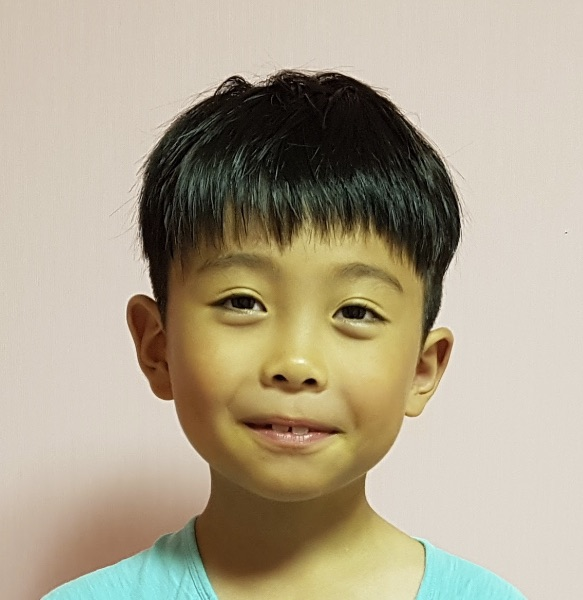
#> input picture img/boy_face.jpg, 583 x 600 px, given in place of the camera
$ python mosaic_cam.py
#> lines starting #> are read from the running program, lines starting #| are printed output that depends on the picture
import cv2

# 모자이크 강도 설정 (숫자가 클수록 더 강한 모자이크 효과)
rate = 15

win_title = 'mosaic_cam'

face_cascade = cv2.CascadeClassifier(cv2.data.haarcascades + 'haarcascade_frontalface_default.xml')

# 웹캠(기본 카메라) 열기
cap = cv2.VideoCapture(0)

# 수동 모자이크 기능을 위한 변수 초기화
manual_mode = False         # 수동 모드 활성화 여부
manual_coords = None        # 수동으로 선택한 ROI 좌표 저장 변수

# 사용법 안내 출력
print("[ESC] 종료 | [m] 수동 모자이크 모드 | [r] 수동 모드 영역 초기화")

# 메인 루프: 카메라가 열려있는 동안 반복
while True:
    ret, frame = cap.read()  # 프레임 읽기
#> frame is the input picture: shape (600, 583, 3); mean B, G, R 142.6, 164.6, 175.3
    if not ret:
        break  # 프레임을 못 읽으면 루프 종료

    # 원본 프레임을 복사해서 모자이크 효과 적용할 버전 생성
    display_frame = frame.copy()

    # 1. 자동 얼굴 인식 및 모자이크 처리
    gray = cv2.cvtColor(frame, cv2.COLOR_BGR2GRAY)  # 얼굴 검출을 위한 흑백 변환
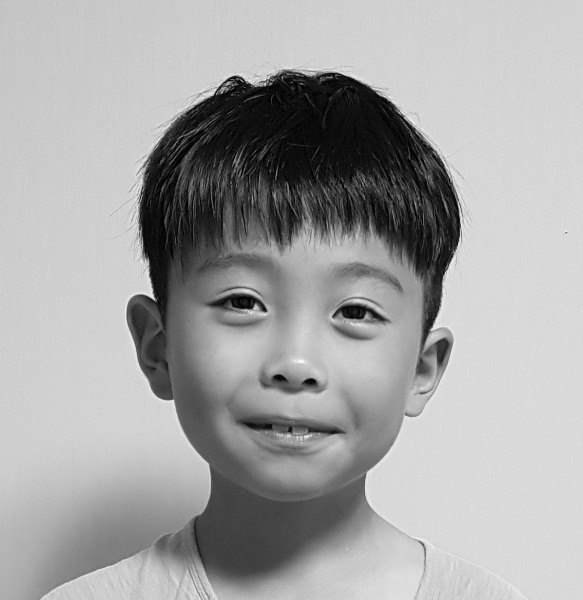
#> gray: shape (600, 583); min 0, max 251, mean 165.3
    faces = face_cascade.detectMultiScale(gray, 1.3, 5)  # 얼굴 검출 수행
#> faces = [[135, 184, 332, 332]]

    # 검출된 얼굴들 각각에 대해 모자이크 처리
    for (x, y, w, h) in faces:
        roi = frame[y:y+h, x:x+w]  # 얼굴 영역 잘라내기
        small = cv2.resize(roi, (w // rate, h // rate))  # 축소
        mosaic = cv2.resize(small, (w, h), interpolation=cv2.INTER_NEAREST)  # 확대 (모자이크)
        display_frame[y:y+h, x:x+w] = mosaic  # 모자이크 영역 원본 프레임에 덮어쓰기
#> this loop made 1 pass
#> pass 1, `roi = frame[y:y+h, x:x+w]`:
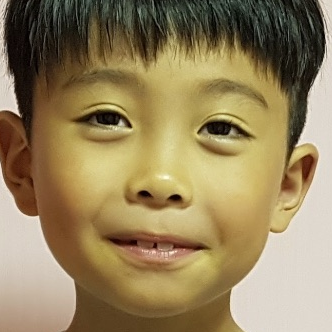
#> roi: shape (332, 332, 3); mean B, G, R 92.5, 130.7, 149.4
#> pass 1, `small = cv2.resize(roi, (w // rate, h // rate))`:
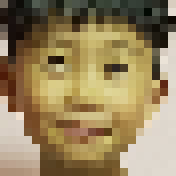
#> small: shape (22, 22, 3) (shown 8 times larger); mean B, G, R 93, 131.3, 150.3
#> pass 1, `mosaic = cv2.resize(small, (w, h), interpolation=cv2.INTER_NEAREST)`:
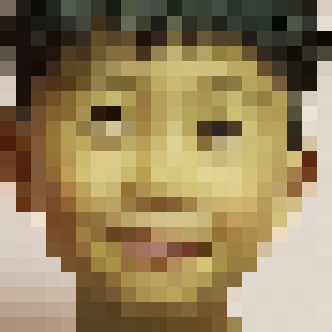
#> mosaic: shape (332, 332, 3); mean B, G, R 93, 131.2, 150.1
#> after the loop:
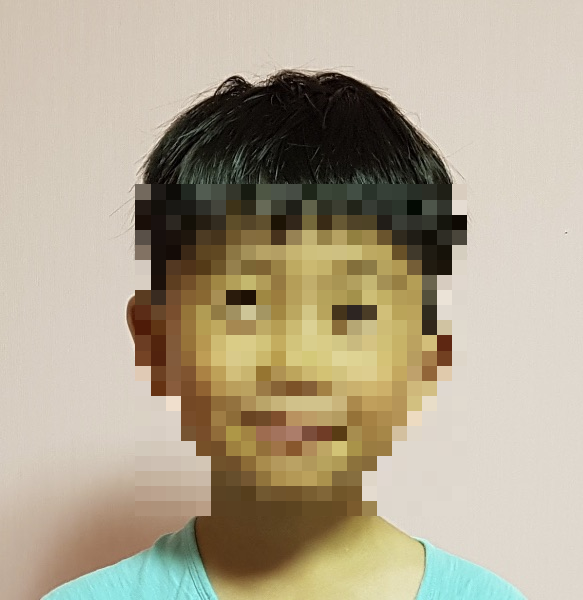
#> display_frame: shape (600, 583, 3); mean B, G, R 142.7, 164.7, 175.5

    # 2. 수동 선택한 ROI 모자이크 처리 (m 키로 지정한 영역)
    if manual_mode and manual_coords is not None:
        x, y, w, h = manual_coords  # ROI 좌표 가져오기
        roi = frame[y:y+h, x:x+w]  # 선택한 영역 잘라내기
        small = cv2.resize(roi, (w // rate, h // rate))  # 축소
        mosaic = cv2.resize(small, (w, h), interpolation=cv2.INTER_NEAREST)  # 확대
        display_frame[y:y+h, x:x+w] = mosaic  # 원본에 모자이크 덮기

        # 선택 영역 시각화 (노란색 사각형)
        cv2.rectangle(display_frame, (x, y), (x + w, y + h), (0, 255, 255), 2)

    # 3. 결과 프레임 화면에 출력
    cv2.imshow(win_title, display_frame)

    # 4. 키보드 입력 처리
    key = cv2.waitKey(1) & 0xFF
#> (key Esc is pressed here)
    if key == 27:  # ESC 키 → 종료
        break
    elif key == ord('m'):  # m 키 → 수동 모자이크 영역 선택 모드
        print("ROI 영역을 선택하세요 (Enter/Space로 확정, Esc로 취소)")
        manual_coords = cv2.selectROI(win_title, frame, False)  # ROI 선택 UI 띄우기
        if manual_coords[2] == 0 or manual_coords[3] == 0:
            # 선택한 영역의 넓이나 높이가 0이면 → 선택 안 한 것 → 무시
            manual_coords = None
        else:
            # 정상 선택된 경우 수동 모드 활성화
            manual_mode = True
    elif key == ord('r'):  # r 키 → 수동 영역 초기화
        manual_coords = None
        manual_mode = False

# 모든 자원 해제 및 창 닫기
cap.release()
cv2.destroyAllWindows()

$ run again, on img/girl_face.jpg
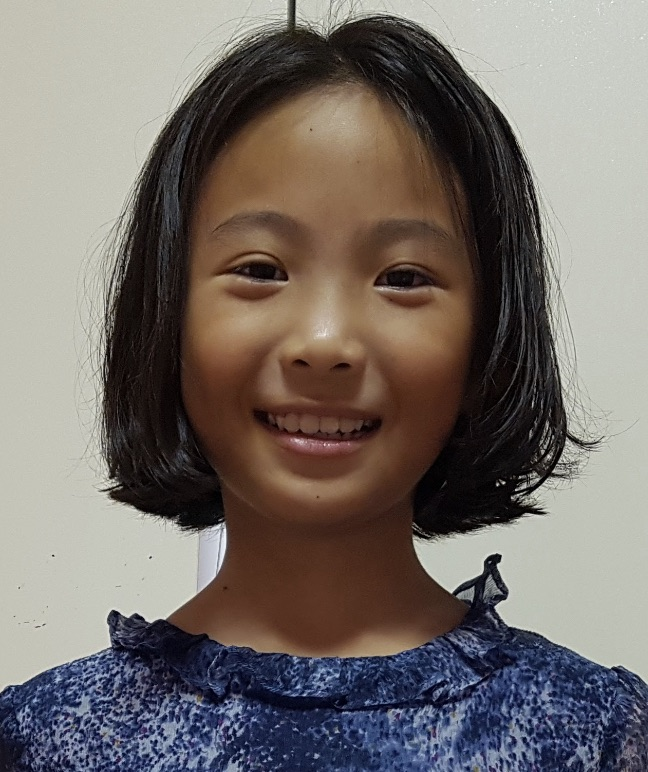
#> input picture img/girl_face.jpg, 648 x 772 px, given in place of the camera
#> frame is the input picture: shape (772, 648, 3); mean B, G, R 106.3, 110.6, 117.9
#> `gray = cv2.cvtColor(frame, cv2.COLOR_BGR2GRAY)`:
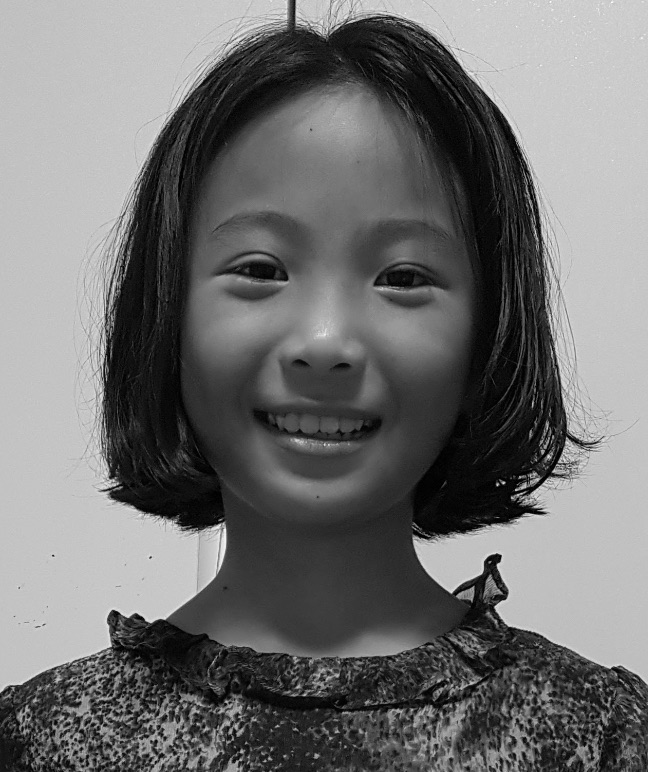
#> gray: shape (772, 648); min 0, max 254, mean 112.3
#> faces = [[137, 122, 383, 383]]
#> the loop `for (x, y, w, h) in faces:` made 1 pass
#> after the loop `for (x, y, w, h) in faces:`:
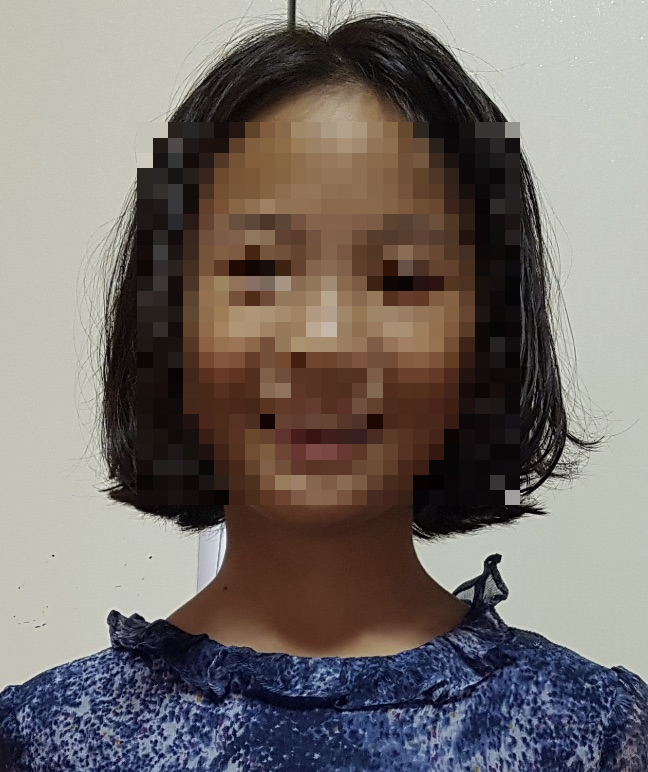
#> display_frame: shape (772, 648, 3); mean B, G, R 106.1, 110.4, 117.8
